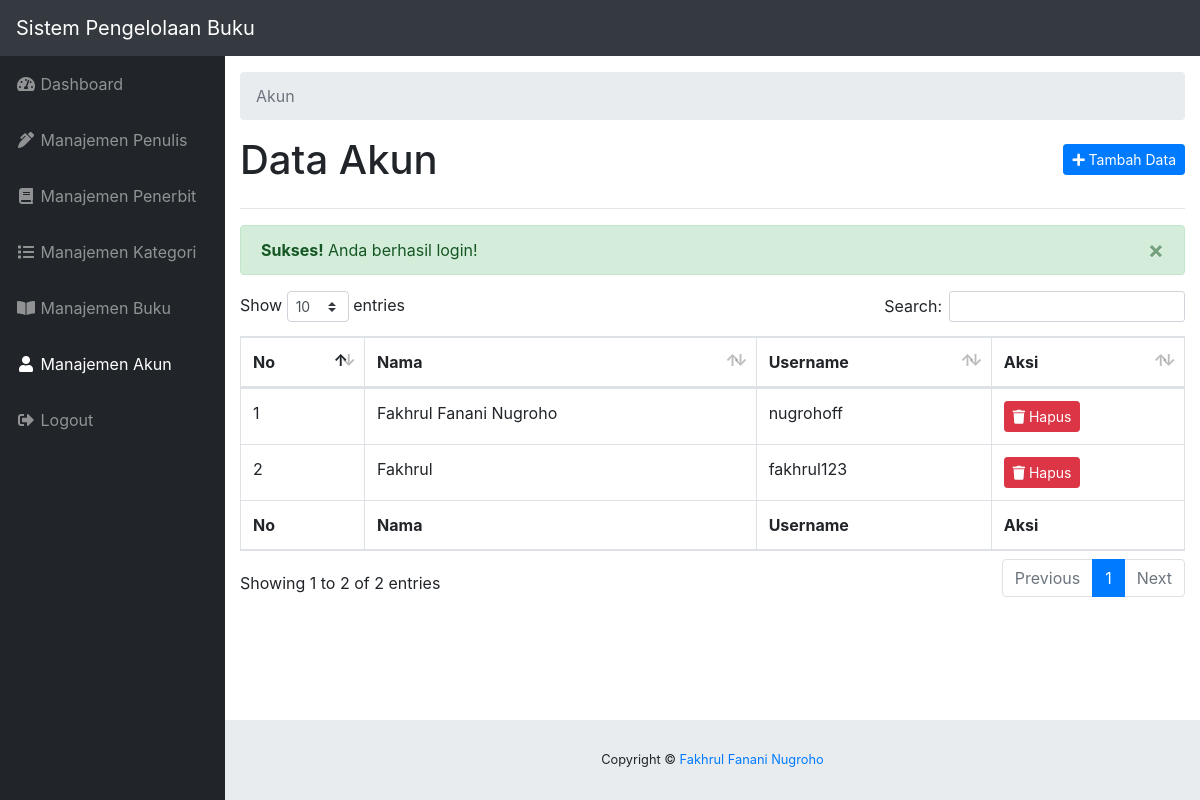
Page /akun/index.php (signed in) on the committed database.
### tables this page shows
CREATE TABLE `tbl_users` (
  `id` int(11) NOT NULL,
  `nama_lengkap` varchar(100) DEFAULT NULL,
  `username` varchar(20) DEFAULT NULL,
  `password` varchar(255) DEFAULT NULL
);

### init/functions.php (called while the page is built, shortened)
<?php
function base_url($path = NULL){
	$base_url = 'http://localhost/sistem-pengelolaan-buku/';
	if($path == NULL) return $base_url;
	else return $base_url . $path;
}
function title($title = NULL){
	$app_title = "Sistem Pengelolaan Buku";
	if($title == NULL) return $app_title;
	else return $app_title . ' - ' . $title;
}
function check_flash_message($tipe){
	if (isset($_SESSION['flash_message'])) {
		if($_SESSION['flash_message']['tipe'] == $tipe) return TRUE;
		else return FALSE;
	}
}
function get_flash_message(){
	$pesan = $_SESSION['flash_message']['pesan'];
	return $pesan;
}
?>

### akun/index.php (the view, shortened to what this page needs)
<?php
require_once '../init.php';
$query = mysqli_query($koneksi, "SELECT * FROM tbl_users");
$no = 1;
?>
<!DOCTYPE html>
<html lang="en">
<head>
	<link href="<?php echo base_url('dashboard-template/vendor/fontawesome-free/css/all.min.css') ?>" rel="stylesheet" type="text/css">
	<link href="<?php echo base_url('dashboard-template/vendor/datatables/dataTables.bootstrap4.css') ?>" rel="stylesheet">
	<link href="<?php echo base_url('dashboard-template/css/sb-admin.css') ?>" rel="stylesheet">
</head>
<body id="page-top">
	<nav class="navbar navbar-expand navbar-dark bg-dark static-top">
		<a class="navbar-brand mr-1" href="index.html"><?php echo title() ?></a>
	</nav>
	<div id="wrapper">
	<?php require_once '../_sidebar.php'; ?>
	<div id="content-wrapper">
		<div class="container-fluid">
			<ol class="breadcrumb">
				<li class="breadcrumb-item active">
					Akun
				</li>
			</ol>
		<div class="clearfix">
			<h1 class="float-left">Data Akun</h1>
			<a href="<?php echo base_url('akun/tambah.php') ?>" class="btn btn-sm btn-primary float-right mt-2"><i class="fas fa-plus"></i> Tambah Data</a>
		</div>
		<hr>
		<?php if(check_flash_message('sukses')) : ?>
			<div class="alert alert-success alert-dismissible fade show" role="alert">
				<strong><?php echo ucfirst($_SESSION['flash_message']['tipe']) ?>!</strong> <?php echo get_flash_message() ?>
				<button type="button" class="close" data-dismiss="alert" aria-label="Close">
					<span aria-hidden="true">&times;</span>
				</button>
			</div>
		<?php endif; ?>
		<table class="table table-bordered" id="dataTable" width="100%" cellspacing="0">
			<thead>
				<tr>
					<th>No</th>
					<th>Nama</th>
					<th>Username</th>
					<th>Aksi</th>
				</tr>
			</thead>
			<tbody>
				<?php while($akun = mysqli_fetch_assoc($query)) : ?>
					<tr>
						<td><?php echo $no++ ?></td>
						<td><?php echo $akun['nama_lengkap'] ?></td>
						<td><?php echo $akun['username'] ?></td>
						<td>
							<a href="<?php echo base_url('akun/hapus.php?id=' . $akun['id']) ?>" class="btn btn-sm btn-danger" onclick="return confirm('apakah anda yakin?')"><i class="fas fa-trash"></i> Hapus</a>
						</td>
					</tr>
				<?php endwhile; ?>
			</tbody>
			<tfoot>
				<tr>
					<th>No</th>
					<th>Nama</th>
					<th>Username</th>
					<th>Aksi</th>
				</tr>
			</tfoot>
		</table>
		</div>
		<?php require_once '../_footer.php'; ?>
	</div>
	</div>
</body>
</html>

### rows in the picture
tbl_users: nama_lengkap "Fakhrul Fanani Nugroho", username "nugrohoff"
tbl_users: nama_lengkap "Fakhrul", username "fakhrul123"

### other values in the picture
title() "Sistem Pengelolaan Buku"
$_SESSION['flash_message']['tipe'] "Sukses"
get_flash_message() "Anda berhasil login!"
